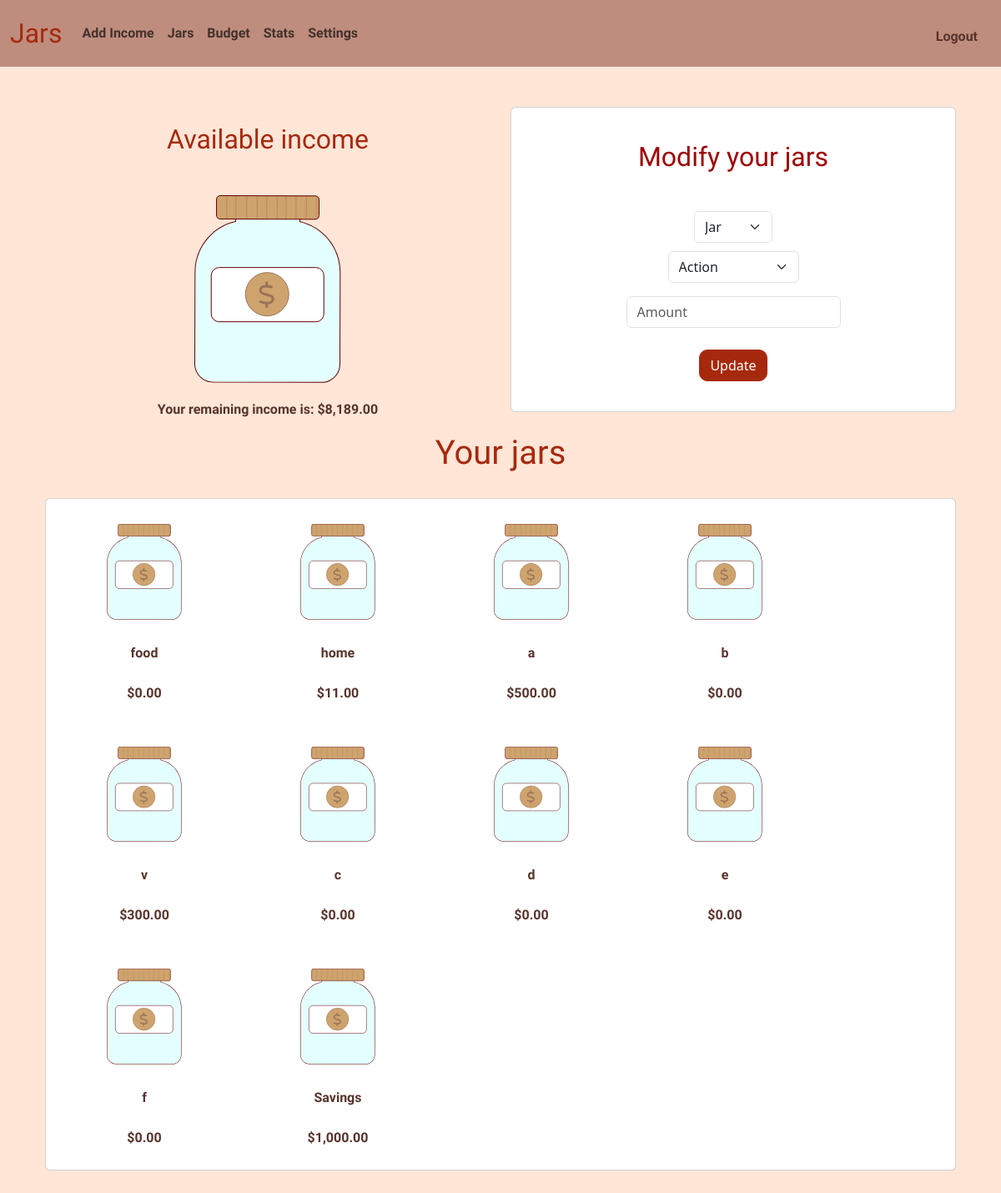
The page / (signed in) on the database its author committed.
### tables this page shows
CREATE TABLE jars(
    id INTEGER PRIMARY KEY AUTOINCREMENT NOT NULL,
    user_id INTEGER NOT NULL,
    jar_name TEXT NOT NULL, 
    FOREIGN KEY(user_id) REFERENCES users(id)
);

### app.py (the view)
@app.route("/", methods = ["GET", "POST"])
@login_required
def index():
    id = session["user_id"]
    income = db.execute("SELECT SUM(amount) AS total FROM movements WHERE user_id = ? AND type = 'income' AND strftime('%Y-%m', date) = ?", id, year_month)[0]["total"]
    income = float(income or 0)
    savings = db.execute("SELECT SUM(amount) AS total FROM movements WHERE user_id = ? AND type = 'savings' AND strftime('%Y-%m', date) = ?", id, year_month)[0]["total"]
    savings = float(savings or 0)
    jars_total = db.execute( "SELECT SUM(amount) AS total FROM movements WHERE user_id = ? AND type = 'jar' AND strftime('%Y-%m', date) = ?",id, year_month)[0]["total"]
    jars_total = float(jars_total or 0)
    balance = income - savings - jars_total
    user_jars = db.execute("SELECT * FROM jars WHERE user_id = ?", id)
    jars = []
    for jar in user_jars:
        amount = db.execute("SELECT SUM(amount) AS total FROM movements WHERE jar_id = ? AND type = 'jar' AND strftime('%Y-%m', date) = ?", jar["id"], year_month)[0]["total"]
        amount = float(amount or 0)
        jars.append({"id": jar["id"], "jar_name": jar["jar_name"], "amount": amount})
    return render_template("index.html", jars = jars, balance = balance, savings = savings)

### app.py (called while the page is built)
@app.after_request
def after_request(response):
    response.headers["Cache-Control"] = "no-cache, no-store, must-revalidate"
    response.headers["Expires"] = 0
    response.headers["Pragma"] = "no-cache"
    return response

### helpers.py (called while the page is built)
def login_required(f):
    @wraps(f)
    def decorated_function(*args, **kwargs):
        if session.get("user_id") is None:
            return redirect("/login")
        return f(*args, **kwargs)
    return decorated_function

def usd(value):
    return f"${value:,.2f}"

### templates/index.html (shortened to what this page needs)
{% extends "layout.html" %}
{% block main %}
    <div class = "container-fluid">
        <div class = "row">
            <div class = "col-lg-6">
                <h2>Available income</h2>
                <img src="/static/jar-empty.svg" class="img-fluid" name = "bgjar">
                <p>Your remaining income is: {{balance|usd}}</p>
            </div>
            <div class = "col-lg-6">
                <div class = "card">
                    <h2 class = "card-title">Modify your jars</h2>
                    <form class = "card-body" action ="/actual" method = "post">
                        <div class="mb-3">
                            <select class="form-select mx-auto w-auto" name="jar">
                                <option disabled selected>Jar</option>
                            </select>
                            <select class="form-select mx-auto w-auto" name="action">
                                <option disabled selected>Action</option>
                            </select>
                        </div>
                        <div class="mb-3">
                            <input autocomplete="off" class="form-control mx-auto w-auto" min="0" name="amount" placeholder="Amount" type="number" step="any">
                        </div>
                        <button class="btn btn-primary" type="submit">Update</button>
                    </form>
                </div>
            </div>
        </div>
    </div>
    <div class = "container-fluid">
        <h1>Your jars</h1>
        <div class = "card">
            <div class="d-flex flex-wrap gap-3">
                {% for jar in jars %}
                    <div class="d-flex flex-column align-items-center">
                        <img src = "/static/jar-empty.svg" style = "max-width: 60%" name = "{{jar.jar_name}}" class = "align-middle">
                        <p class = "mt-2">{{jar.jar_name}}</p>
                        <p class = "mt-2">{{jar.amount|usd}}</p>
                    </div>
                {% endfor %}
                    <div class="d-flex flex-column align-items-center">
                        <img src = "/static/jar-empty.svg" style = "max-width: 60%" name = "savings" class = "align-middle">
                        <p class = "mt-2">Savings</p>
                        <p class = "mt-2">{{savings | usd}}</p>
                    </div>
            </div>
        </div>
    </div>
{% endblock %}

### static/styles.css (style rules this page uses)
body { background-color: #ffe6d7; }
p { font-family: "Tuffy", sans-serif; font-weight: 700; font-style: normal; color: #57342d; }
h1 { font-family: "Concert One", sans-serif; font-weight: 400; font-style: normal; color: #a6290d; margin-bottom: 30px; }
h2 { font-family: "Concert One", sans-serif; font-weight: 400; font-style: normal; color: #a6290d; padding: 20px; }
select { margin-bottom: 10px; }
.btn-primary { background-color:#a6290d; border-color: #a6290d; margin: 10px; border-radius: 10px; }
.card { padding:10px; }
.card-title { color: #9e0303; padding: 10px; margin: 20px; }
.btn { background-color:#a6290d; border-color: #a6290d; margin: 10px; border-radius: 10px; }
img { padding: 20px; }

### rows shown on the page
jars: jar_name "food", amount "$0.00"
jars: jar_name "home", amount "$11.00"

### other values the page prints
{{ balance|usd }} "$8,189.00"
{{ jar.jar_name }} "a" "b" "v" "c" "d" "e" "f"
{{ jar.amount|usd }} "$500.00" "$0.00" "$300.00" "$0.00" "$0.00" "$0.00" "$0.00"
{{ savings | usd }} "$1,000.00"
